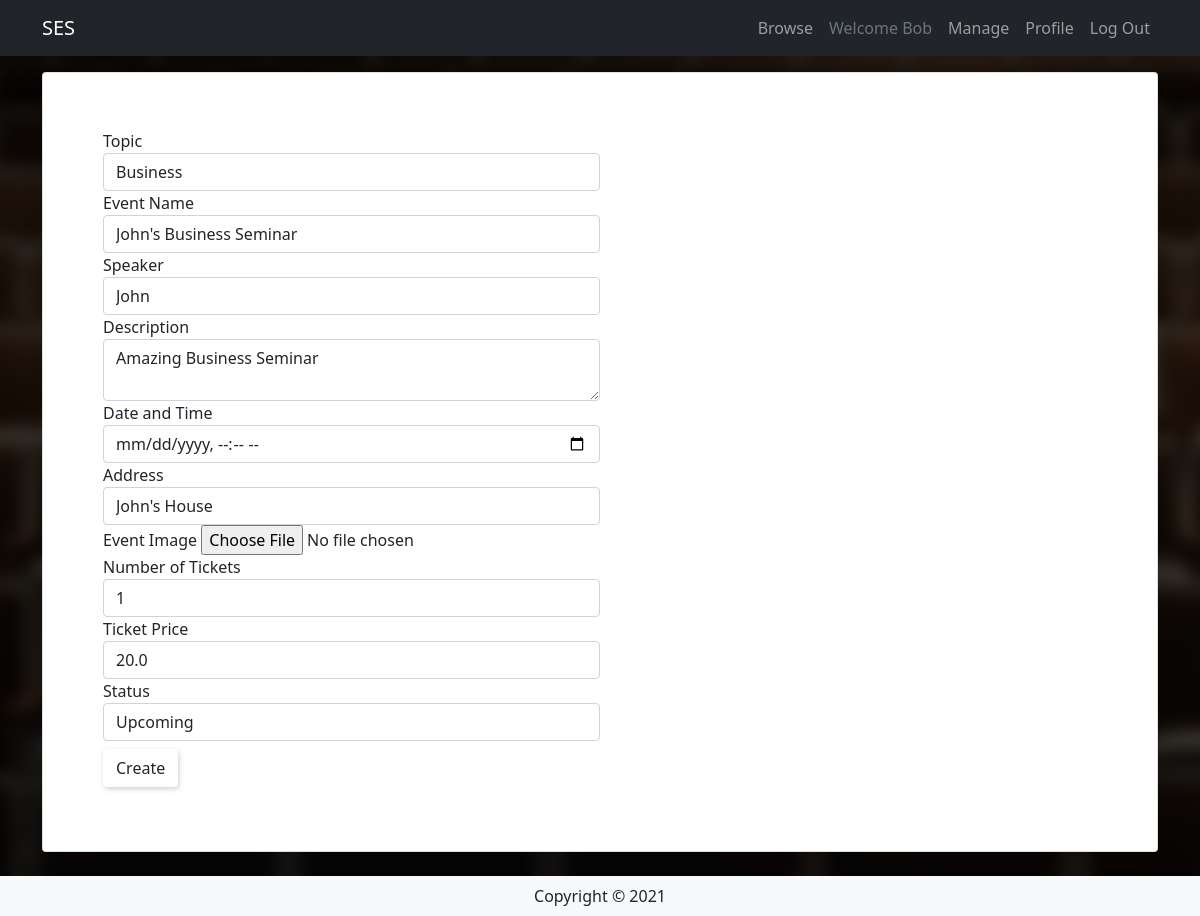
The page /manage/edit/1 (signed in) on the database its author committed.
### event/models.py (models this page shows, shortened)
class User(db.Model, UserMixin):
    __tablename__ = 'users'
    id = db.Column(db.Integer, primary_key=True)
    name = db.Column(db.String(100), nullable=False)
    emailid = db.Column(db.String(100), nullable=False, unique=True)
    phonenum = db.Column(db.Integer, nullable=True, unique=True)
    address = db.Column(db.String(100), nullable=True)
    password_hash = db.Column(db.String(225), nullable=False)
    events = db.relationship('Event', backref='user')
    comments = db.relationship('Comment', backref='user')
    orders = db.relationship('Orders', backref='user')

class Event(db.Model):
    __tablename__ = 'events'
    id = db.Column(db.Integer, primary_key=True)
    topic = db.Column(db.Enum("Business", "Mental Health",
                      "Technology", name="topic"))
    name = db.Column(db.String(80))
    speaker = db.Column(db.String(80))
    description = db.Column(db.String(200))
    dateTime = db.Column(db.DateTime, default=datetime.now())
    address = db.Column(db.String(200))
    image = db.Column(db.String(400))
    tickets = db.Column(db.Integer)
    price = db.Column(db.Float)
    status = db.Column(db.Enum('Upcoming', 'Cancelled',
                       'Inactive', 'Booked', name="status"), default='Upcoming')
    user_id = db.Column(db.Integer, db.ForeignKey('users.id'))
    comments = db.relationship('Comment', backref='event')
    orders = db.relationship('Orders', backref='event')

### event/manage.py (the view, shortened to what this page needs)
@managebp.route('/edit/<id>', methods=['GET', 'POST'])
def edit(id):  # attempted to add creating user to databse
    print('Method type: ', request.method)
    event = Event.query.filter_by(id=id).first()
    form = EventForm(obj=event)
    return render_template('/events/event-manage.html', form=form)

### event/__init__.py (called while the page is built)
def create_app():
    app = Flask(__name__)
    boostrap = Bootstrap(app)
    app.secret_key = 'somerandomvalue'
    app.config['SQLALCHEMY_DATABASE_URI'] = 'sqlite:///seminar.sqlite'
    db.init_app(app)
    login_manager = LoginManager()
    login_manager.login_view = 'auth.login'
    login_manager.init_app(app)
    from .models import User  # importing here to avoid circular references
    @login_manager.user_loader
    def load_user(user_id):
        return User.query.get(int(user_id))
    from . import views
    app.register_blueprint(views.mainbp)
    from . import manage
    app.register_blueprint(manage.managebp)
    from . import details
    app.register_blueprint(details.detailsbp)
    from . import profile
    app.register_blueprint(profile.profilebp)
    from . import auth
    app.register_blueprint(auth.bp)
    return app

### event/templates/events/event-manage.html (shortened to what this page needs)
{% extends "base.html" %}
{% import "bootstrap/wtf.html" as wtf %}
{% block content %}
<section class="hero details">
  <div class="my-3 container  w-100 justify-content-center align-items-center">
    <div class="p-5-sm p-0 jumbo text-dark text-start">
      <div class="card p-md-5 p-sm-3 p-1 mb-4 shadow-lg rounded cover">
        <div class="container-fluid">
          <div class="col-md-6 ml-5">
            {{wtf.quick_form(form)}}
          </div>
        </div>
      </div>
    </div>
  </div>
</section>
{% endblock %}

### event/templates/base.html (shortened to what this page needs)
<html>
<head>
    <link href="https://cdn.jsdelivr.net/npm/bootstrap@5.0.0-beta3/dist/css/bootstrap.min.css" rel="stylesheet"
>
    <link rel="stylesheet" href="{{ url_for('static',filename='css/style.css') }}">
</head>
<body>
    <header>
        <nav class="navbar navbar-expand-lg navbar-dark dark sticky-top">
            <div class="container">
                <a href="{{url_for('main.index')}}" class="navbar-brand">
                    SES
                </a>
                <div class="collapse navbar-collapse justify-content-end" id="navbarSupportedContent">
                    <div class="navbar-nav ml-auto">
                        <a class="nav-item nav-link" href="{{url_for('main.index', _anchor='event-browse')}}">Browse</a>
                        {% if current_user.is_authenticated %}
                        <a class="nav-item nav-link disabled text-muted" href="#">Welcome {{current_user.name}}</a>
                        <a class="nav-item nav-link" href="{{url_for('manage.show', id = current_user.id)}}">Manage</a>
                        <a class="nav-item nav-link" href="{{url_for('profile.show', id = current_user.id)}}">Profile</a>
                        <a class="nav-item nav-link" href="{{ url_for('auth.logout') }}">Log Out</a>
                        {% else %}
                        <a class="nav-item nav-link" href="{{url_for('auth.login') }}">Log In</a>
                        <a class="nav-item nav-link" href="{{url_for('auth.register') }}">Register</a>
                        {% endif %}
                    </div>
                </div>
            </div>
        </nav>
    </header>
    <main>
        {% block content %}
        {% endblock %}
    </main>
    <footer class="footer">
        <div class="text-center py-2 bg-light">
            <span class="text-dark">Copyright &copy; 2021</span>
        </div>
    </footer>
</body>
</html>

### event/static/css/style.css (style rules this page uses)
.btn-default { margin-top: 0.5em !important; box-shadow: 1px 2px 5px #8080805c; }
body { margin: 0; }
.dark { background: #212529 !important; }
.jumbo { color: white; text-align: center; position: relative; }
section.hero { position: relative; overflow: hidden; }
.jumbo { animation-duration: 2s; animation-timing-function: ease-in-out; animation-delay: 0s; animation-name: FadeIn; }

### rows shown on the page
User: name "Bob"
Event: topic "Business", name "John's Business Seminar", speaker "John", description "Amazing Business Seminar", address "John's House", tickets "1", price "20.0", status "Upcoming"
